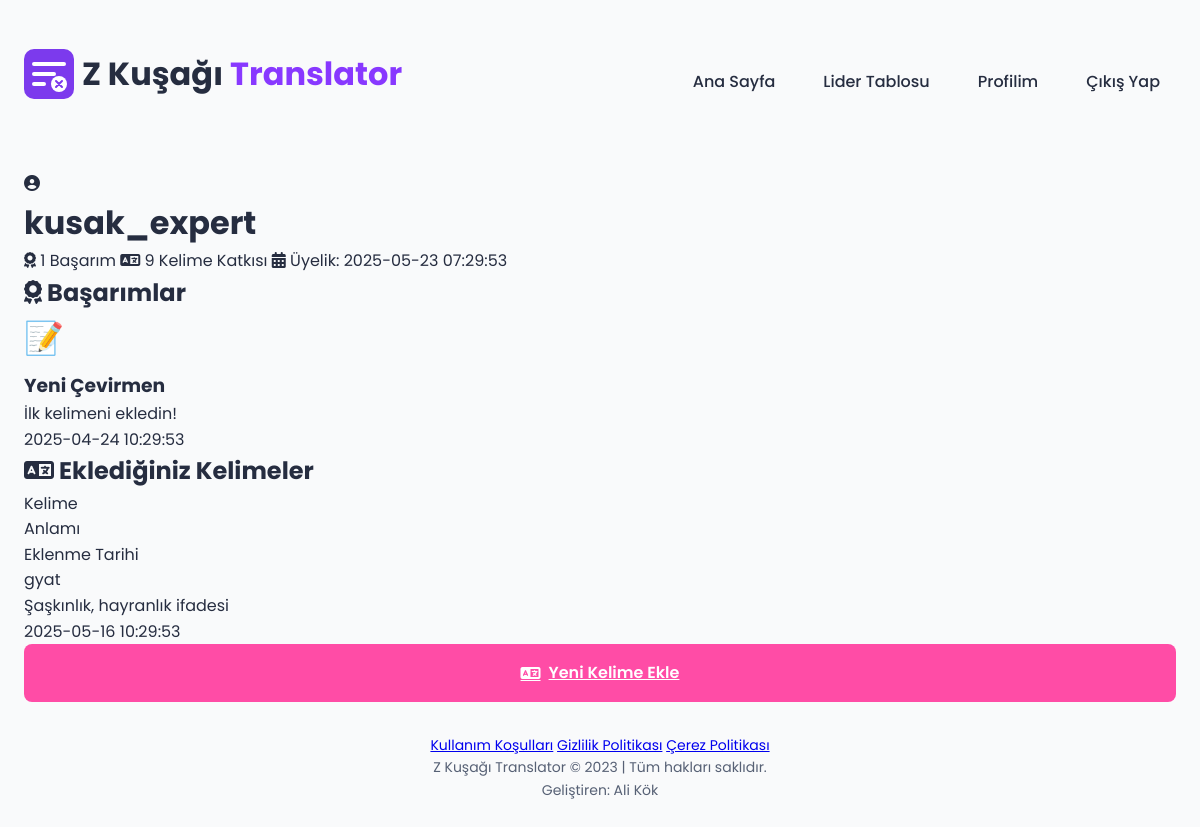
/profile (signed in), run on an earlier commit of the app's database.
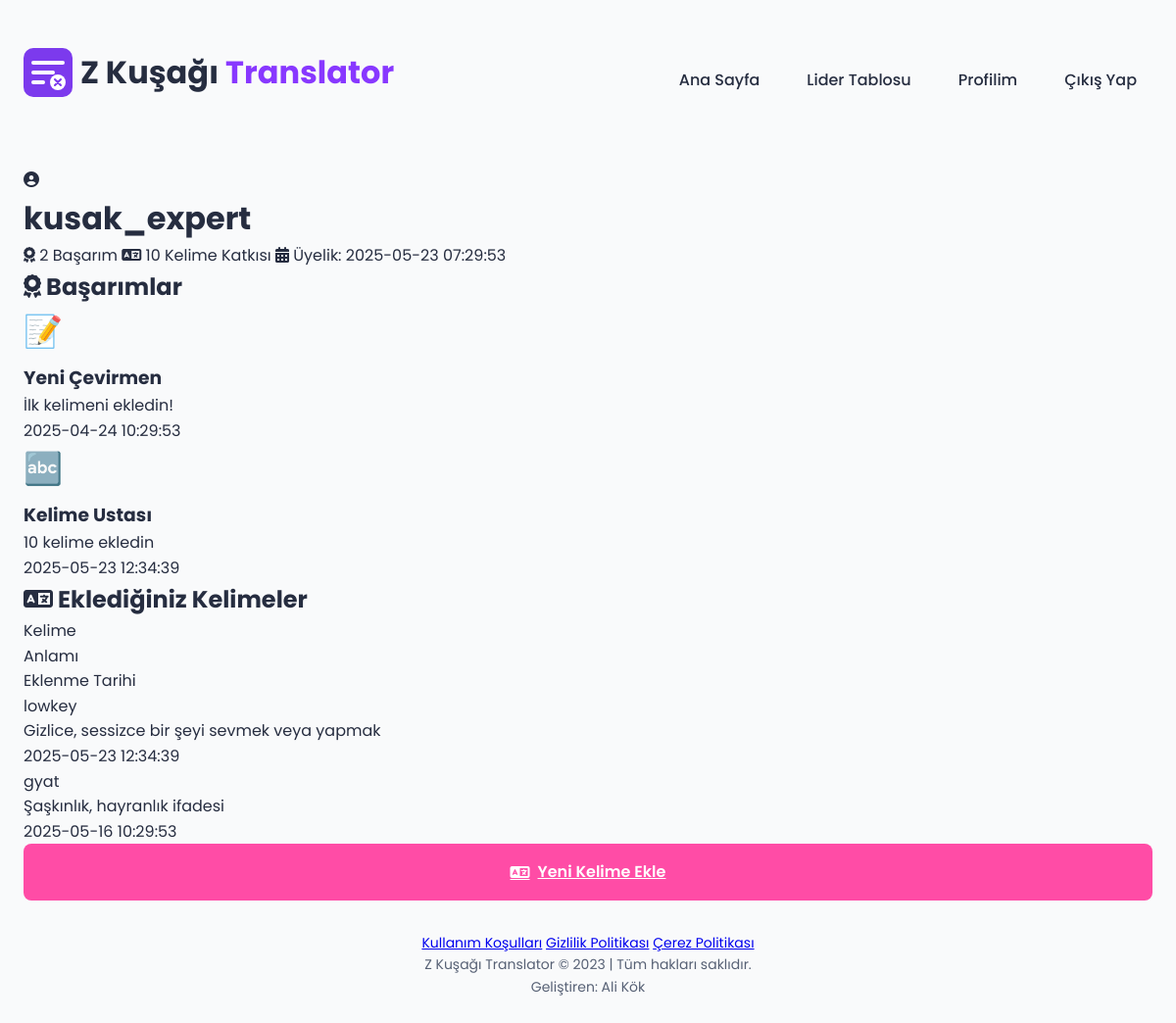
And on a later commit of the database.
### tables this page shows
CREATE TABLE users (
        id INTEGER PRIMARY KEY AUTOINCREMENT,
        username TEXT UNIQUE NOT NULL,
        email TEXT UNIQUE NOT NULL,
        password_hash TEXT NOT NULL,
        created_at TIMESTAMP DEFAULT CURRENT_TIMESTAMP,
        updated_at TIMESTAMP DEFAULT CURRENT_TIMESTAMP,
        contribution_count INTEGER DEFAULT 0,
        bio TEXT,
        is_admin INTEGER DEFAULT 0
    );

CREATE TABLE user_achievements (
        user_id INTEGER NOT NULL,
        achievement_id INTEGER NOT NULL,
        earned_at TIMESTAMP DEFAULT CURRENT_TIMESTAMP,
        PRIMARY KEY (user_id, achievement_id),
        FOREIGN KEY (user_id) REFERENCES users(id),
        FOREIGN KEY (achievement_id) REFERENCES achievements(id)
    );

CREATE TABLE achievements (
        id INTEGER PRIMARY KEY AUTOINCREMENT,
        name TEXT UNIQUE NOT NULL,
        description TEXT NOT NULL,
        icon TEXT NOT NULL,
        requirement_count INTEGER NOT NULL
    );

CREATE TABLE words (
        id INTEGER PRIMARY KEY AUTOINCREMENT,
        word TEXT UNIQUE NOT NULL,
        meaning TEXT NOT NULL,
        created_at TIMESTAMP DEFAULT CURRENT_TIMESTAMP,
        updated_at TIMESTAMP DEFAULT CURRENT_TIMESTAMP,
        suggested_by TEXT
    , votes_up INTEGER DEFAULT 0, votes_down INTEGER DEFAULT 0, is_approved INTEGER DEFAULT 0, approved_by INTEGER, approved_at TIMESTAMP);

### app.py (the view)
@app.route('/profile')
@login_required
def profile():
    user = get_user_by_id(session['user_id'])
    if not user:
        session.pop('user_id', None)
        return redirect(url_for('login'))
    user_achievements = get_user_achievements(user['id'])
    user_words = get_user_words(user['id'])
    return render_template('profile.html', user=user, achievements=user_achievements, words=user_words)

### app.py (called while the page is built)
def login_required(f):
    @wraps(f)
    def decorated_function(*args, **kwargs):
        if 'user_id' not in session:
            return redirect(url_for('login', next=request.url))
        return f(*args, **kwargs)
    return decorated_function

### db_config.py (called while the page is built)
def get_db_connection():
    logger.info("SQLite veritabanı kullanılıyor")
    return get_sqlite_connection()

def get_sqlite_connection():
    if os.environ.get('RAILWAY_ENVIRONMENT'):
        db_path = "/tmp/zgen_translator.db"
    else:
        db_path = os.path.join(os.path.dirname(os.path.abspath(__file__)), 'zgen_translator.db')
    logger.info(f"SQLite veritabanı yolu: {db_path}")
    try:
        conn = sqlite3.connect(db_path)
        conn.row_factory = sqlite3.Row  # Dict benzeri sonuçlar için
        cursor = conn.cursor()
        cursor.execute('SELECT 1')
        cursor.fetchone()
        cursor.close()
        logger.info("SQLite bağlantısı başarılı")
        return conn
    except Exception as e:
        logger.error(f"SQLite bağlantı hatası: {e}")
        logger.info("Bellek içi SQLite veritabanına geçiliyor...")
        memory_conn = sqlite3.connect(':memory:')
        memory_conn.row_factory = sqlite3.Row
        return memory_conn

### models.py (called while the page is built)
def get_user_by_id(user_id):
    conn = get_db_connection()
    cur = conn.cursor()
    cur.execute("SELECT * FROM users WHERE id = ?", (user_id,))
    result = cur.fetchone()
    conn.close()
    return dict(result) if result else None

def get_user_achievements(user_id):
    conn = get_db_connection()
    cur = conn.cursor()
    cur.execute("""
        SELECT a.id, a.name, a.description, a.icon, ua.earned_at
        FROM achievements a
        JOIN user_achievements ua ON a.id = ua.achievement_id
        WHERE ua.user_id = ?
        ORDER BY ua.earned_at
    """, (user_id,))
    results = cur.fetchall()
    conn.close()
    return [dict(result) for result in results]

def get_user_words(user_id, limit=20):
    conn = get_db_connection()
    cur = conn.cursor()
    cur.execute("""
        SELECT word, meaning, created_at
        FROM words
        WHERE suggested_by = ?
        ORDER BY created_at DESC
        LIMIT ?
    """, (user_id, limit))
    results = cur.fetchall()
    conn.close()
    return [dict(result) for result in results]

### templates/profile.html (shortened to what this page needs)
{% extends "layout.html" %}
{% block content %}
<div class="profile-container">
    <div class="profile-header">
        <div class="profile-avatar">
            <i class="fas fa-user-circle"></i>
        </div>
        <div class="profile-info">
            <h1>{{ user.username }}</h1>
            <p class="profile-stats">
                <span><i class="fas fa-award"></i> {{ achievements|length }} Başarım</span>
                <span><i class="fas fa-language"></i> {{ user.contribution_count }} Kelime Katkısı</span>
                <span><i class="fas fa-calendar-alt"></i> Üyelik: {{ user.created_at }}</span>
            </p>
        </div>
    </div>
    <div class="profile-sections">
        <section class="profile-section">
            <h2><i class="fas fa-award"></i> Başarımlar</h2>
            <div class="achievements-container">
                {% if achievements %}
                    {% for achievement in achievements %}
                    <div class="achievement-card">
                        <div class="achievement-icon">{{ achievement.icon }}</div>
                        <div class="achievement-details">
                            <h3>{{ achievement.name }}</h3>
                            <p>{{ achievement.description }}</p>
                            <p class="achievement-date">{{ achievement.earned_at }}</p>
                        </div>
                    </div>
                    {% endfor %}
                {% else %}
                    <p class="empty-state">Henüz hiç başarım kazanmadınız. Kelime ekleyerek başarımlar kazanabilirsiniz!</p>
                {% endif %}
            </div>
        </section>
        <section class="profile-section">
            <h2><i class="fas fa-language"></i> Eklediğiniz Kelimeler</h2>
            <div class="words-container">
                {% if words %}
                    <div class="words-table">
                        <div class="words-header">
                            <div class="word-cell">Kelime</div>
                            <div class="meaning-cell">Anlamı</div>
                            <div class="date-cell">Eklenme Tarihi</div>
                        </div>
                        {% for word in words %}
                        <div class="word-row">
                            <div class="word-cell">{{ word.word }}</div>
                            <div class="meaning-cell">{{ word.meaning }}</div>
                            <div class="date-cell">{{ word.created_at }}</div>
                        </div>
                        {% endfor %}
                    </div>
                {% else %}
                    <p class="empty-state">Henüz kelime eklemediniz. Ana sayfaya dönüp kelime ekleyebilirsiniz!</p>
                {% endif %}
            </div>
        </section>
    </div>
    <div class="profile-actions">
        <a href="{{ url_for('index') }}" class="secondary-btn">
            <i class="fas fa-language"></i> Yeni Kelime Ekle
        </a>
    </div>
</div>
{% endblock %}

### templates/layout.html (shortened to what this page needs)
<!DOCTYPE html>
<html lang="tr">
<head>
    <link rel="stylesheet" href="{{ url_for('static', filename='css/style.css') }}">
    <link rel="stylesheet" href="{{ url_for('static', filename='css/contributors.css') }}">
    <link rel="stylesheet" href="https://cdnjs.cloudflare.com/ajax/libs/font-awesome/6.4.0/css/all.min.css">
</head>
<body data-user-logged-in="{{ 'true' if session.get('user_id') else 'false' }}">
    <div class="container">
        <header>
            <div class="logo">
                <a href="{{ url_for('index') }}">
                    <img src="{{ url_for('static', filename='images/logo.svg') }}" alt="Z Kuşağı Translator Logo">
                    <h1>Z Kuşağı <span>Translator</span></h1>
                </a>
            </div>
            <nav class="main-nav">
                <ul>
                    <li><a href="{{ url_for('index') }}">Ana Sayfa</a></li>
                    <li><a href="{{ url_for('leaderboard') }}">Lider Tablosu</a></li>
                    {% if session.get('user_id') %}
                        <li><a href="{{ url_for('profile') }}">Profilim</a></li>
                        <li><a href="{{ url_for('logout') }}">Çıkış Yap</a></li>
                    {% else %}
                        <li><a href="{{ url_for('login') }}">Giriş Yap</a></li>
                        <li><a href="{{ url_for('register') }}" class="highlight">Kayıt Ol</a></li>
                    {% endif %}
                </ul>
            </nav>
        </header>
        <main>
            {% block content %}{% endblock %}
        </main>
        <footer>
            <div class="footer-links">
                <a href="{{ url_for('terms_of_service') }}">Kullanım Koşulları</a>
                <a href="{{ url_for('privacy_policy') }}">Gizlilik Politikası</a>
                <a href="{{ url_for('cookie_policy') }}">Çerez Politikası</a>
            </div>
            <p>Z Kuşağı Translator &copy; 2023 | Tüm hakları saklıdır.</p>
            <p>Geliştiren: Ali Kök</p>
        </footer>
    </div>
</body>
</html>

### static/css/style.css (style rules this page uses)
:root { --primary: 264 100% 61%; --primary-light: 264 96% 85%; --secondary: 330 100% 65%; --accent: 160 84% 39%; --background: 210 20% 98%; --card-bg: 0 0% 100%; --text-dark: 225 25% 20%; --text-medium: 220 15% 40%; --text-light: 220 15% 60%; --success: 142 76% 36%; --warning: 38 92% 50%; --danger: 0 84% 60%; --border: 220 13% 91%; --space-xs: 0.25rem; --space-sm: 0.5rem; --space-md: 1rem; --space-lg: 1.5rem; --space-xl: 2rem; --space-xxl: 3rem; --font-family: 'Poppins', sans-serif; --font-size-xs: 0.75rem; --font-size-sm: 0.875rem; --font-size-md: 1rem; --font-size-lg: 1.125rem; --font-size-xl: 1.25rem; --font-size-xxl: 1.5rem; --font-size-title: 2rem; --radius-sm: 0.25rem; --radius-md: 0.5rem; --radius-lg: 0.75rem; --radius-xl: 1rem; --shadow-sm: 0 1px 2px rgba(0, 0, 0, 0.05); --shadow-md: 0 4px 6px -1px rgba(0, 0, 0, 0.1), 0 2px 4px -1px rgba(0, 0, 0, 0.06); --shadow-lg: 0 10px 15px -3px rgba(0, 0, 0, 0.1), 0 4px 6px -2px rgba(0, 0, 0, 0.05); }
* { margin: 0; padding: 0; box-sizing: border-box; }
body { font-family: var(--font-family); background-color: hsl(var(--background)); color: hsl(var(--text-dark)); line-height: 1.6; min-height: 100vh; }
.container { max-width: 1200px; margin: 0 auto; padding: var(--space-lg); }
header { display: flex; flex-direction: column; align-items: center; justify-content: space-between; margin-bottom: var(--space-xl); padding: var(--space-lg) 0; }
@media (min-width: 768px) { header { flex-direction: row; text-align: left; } }
.logo { display: flex; align-items: center; justify-content: center; margin-bottom: var(--space-md); }
.logo a { display: flex; align-items: center; text-decoration: none; }
.logo img { height: 50px; margin-right: var(--space-sm); }
h1 { font-size: var(--font-size-title); font-weight: 700; color: hsl(var(--text-dark)); }
h1 span { color: hsl(var(--primary)); }
.main-nav { margin-top: var(--space-md); }
@media (min-width: 768px) { .main-nav { margin-top: 0; } }
.main-nav ul { display: flex; list-style: none; gap: var(--space-md); flex-wrap: wrap; justify-content: center; }
.main-nav a { color: hsl(var(--text-dark)); text-decoration: none; font-weight: 500; padding: var(--space-sm) var(--space-md); border-radius: var(--radius-md); transition: all 0.2s ease; }
main { display: grid; gap: var(--space-xxl); }
.primary-btn, .secondary-btn { padding: var(--space-md) var(--space-lg); border: none; border-radius: var(--radius-md); font-family: var(--font-family); font-weight: 600; font-size: var(--font-size-md); cursor: pointer; display: flex; align-items: center; justify-content: center; gap: var(--space-sm); transition: all 0.2s ease; }
.secondary-btn { background-color: hsl(var(--secondary)); color: white; }
footer { text-align: center; padding: var(--space-xl) 0 var(--space-lg); color: hsl(var(--text-medium)); font-size: var(--font-size-sm); }
.achievement-icon { font-size: 2rem; margin-bottom: var(--space-sm); }

What changed in the data, as far as the page shows it:
changed users "kusak_expert": contribution_count "9" → "10"
added user_achievements: icon "🔤", name "Kelime Ustası", description "10 kelime ekledin", earned_at "2025-05-23 12:34:39"
added words: word "lowkey", meaning "Gizlice, sessizce bir şeyi sevmek veya yapmak", created_at "2025-05-23 12:34:39"
Also different on the page:
{{ achievements|length }}: "1" → "2"
